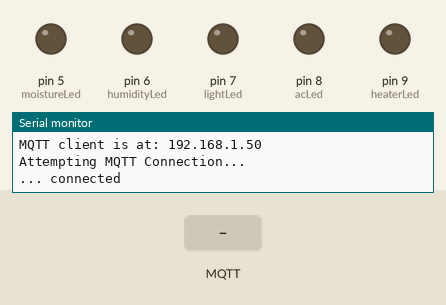
Simulated run of this sketch. Board: Arduino Uno, built with avr-gcc and run on an emulated ATmega328P. Shown: output pins drawn as LEDs (lit = HIGH), the last lines printed to the serial monitor. Inputs (shaded band) come from the test bench. WiFi joins after 1.5 s; servers stay silent unless stated; no MQTT or app messages arrive unless stated.

Above: at 4.2 s.
4.3 s: MQTT message "light" arrives on the first subscribed topic
At 6.2 s:
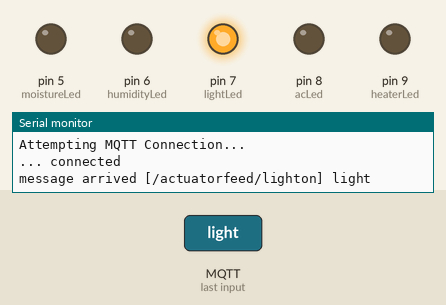
6.5 s: MQTT message "light" arrives on the third subscribed topic
At 7.6 s:
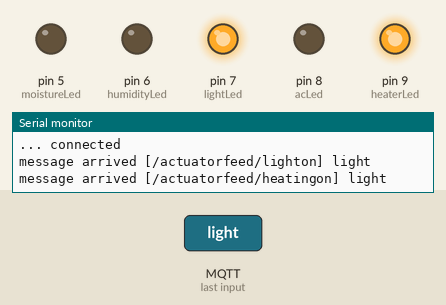
8.0 s: MQTT message "light" arrives on the second subscribed topic
At 8.8 s:
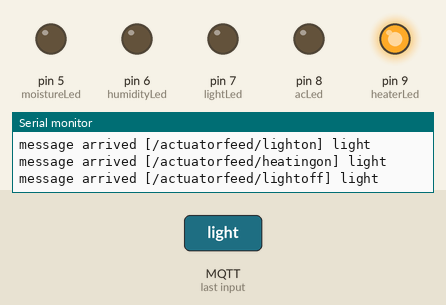
Timing chart, 0 to 11.0 s (numbered marks = the images above; inputs shaded):
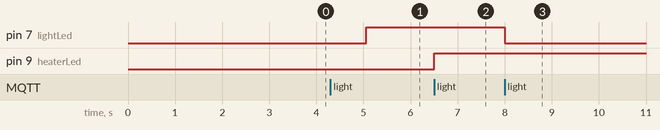

The sketch:

watson_actuator.ino
```cpp
#include <SoftwareSerial.h>
#include <LiquidCrystal.h>
#include <PubSubClient.h>
#include <SPI.h>
#include <Ethernet2.h>

// Needs changing for any different boards code is uploaded to.
byte mac[] = {0x90, 0xA2, 0xDA, 0x11, 0x3C, 0x9A};

// Set fallback network config in case of no DHCP server
IPAddress ip(192, 168, 5, 12);
IPAddress gateway(192, 168, 5, 1);
IPAddress subnet(255, 255, 255, 0);

// Create class instances for MQTT
EthernetClient ethernetClient;
PubSubClient client(ethernetClient);

const uint8_t heaterLed = 9;
const uint8_t acLed = 8;
const uint8_t lightLed = 7;
const uint8_t humidityLed = 6;
const uint8_t moistureLed = 5;


void setup() {
  // Init Serial
  Serial.begin(9600);
  Serial.println(F("Starting MQTT client on arduino ..."));

  // Set MQTT server
  client.setServer("192.168.1.112", 1883);
  client.setCallback(call_Back);

  /*!SET PINS HERE!*/
  // Set input and outputs
  pinMode(heaterLed, OUTPUT);
  pinMode(acLed, OUTPUT);
  pinMode(lightLed, OUTPUT);
  pinMode(humidityLed, OUTPUT);
  pinMode(moistureLed, OUTPUT);

  // Connect to network
  if (Ethernet.begin(mac) == 0){
  // Fallback if no DHCP
  Serial.println(F("Failed to configure ethernet using DHCP"));
  Ethernet.begin(mac, ip);
  }

  // Delay to ensure everything set
  delay(1500);

  Serial.print(F("MQTT client is at: "));
  Serial.println(Ethernet.localIP());

}

void loop() {
  // put your main code here, to run repeatedly:
  // Connect on first instance and then reconnect if any DC occurs
  if (!client.connected()){
    reconnect();
  }

  client.loop();
}

void reconnect() {
  while (!client.connected()) {
    Serial.println(F("Attempting MQTT Connection..."));

    // Connect actuator to broker
    if (client.connect("WatsonActuator", "actuator", "passw0rd")) {
      Serial.println(F("... connected"));


      // Pre-Publish startup values done before subs to prevent improper activation of systems

      client.publish("/datafeed/message-log", "Actuator begun");


      // Subscribe to topics
      client.subscribe("/actuatorfeed/lighton");
      client.subscribe("/actuatorfeed/lightoff");
      client.subscribe("/actuatorfeed/heatingon");
      client.subscribe("/actuatorfeed/heatingoff");
      client.subscribe("/actuatorfeed/acon");
      client.subscribe("/actuatorfeed/acoff");
      client.subscribe("/actuatorfeed/humidityon");
      client.subscribe("/actuatorfeed/humidityoff");
      client.subscribe("/actuatorfeed/moistureon");
      client.subscribe("/actuatorfeed/moistureoff");


      delay(2000);

    }
    // Attempt Reconnect
    else {
      Serial.print(F("Failed, RC = "));
      Serial.print(client.state());
      Serial.println(F(" trying again in ~5 seconds"));

      /*!HARD DELAY USED HERE AS NO NEED PUB OCCURS ON THIS BOARD!*/
      delay(5000);
    }

  }
}

// Function to handle recieving messages from broker
void call_Back(char* topic, byte* payload, unsigned int messLength){
  // Format received data and topic and print to serial
  String t = String(topic);
  char data[messLength+1];
  for (int i = 0; i < messLength; i++){
    data[i] = payload[i];
  }
  data[messLength] = '\0';
  Serial.print(F("message arrived ["));
  Serial.print(topic);
  Serial.print(F("] "));
  Serial.println(data);

  //Sub sorting done to speed up

  if(t.indexOf("light") > 0){
    if(t.indexOf("lighton") > 0){
      digitalWrite(lightLed, HIGH);
    }
    else if(t.indexOf("lightoff") > 0){
      digitalWrite(lightLed, LOW);
    }
    else{
      Serial.println(F("Malformed light topic received"));
    }
  }
  else if(t.indexOf("heating") > 0){
    if(t.indexOf("heatingon") > 0){
      digitalWrite(heaterLed, HIGH);
    }
    else if(t.indexOf("heatingoff") > 0){
      digitalWrite(heaterLed, LOW);
    }
    else{
      Serial.println(F("Malformed heating topic received"));
    }
  }
  else if(t.indexOf("aco") > 0){
    if(t.indexOf("acon") > 0){
      digitalWrite(acLed, HIGH);
    }
    else if(t.indexOf("acoff") > 0){
      digitalWrite(acLed, LOW);
    }
    else{
      Serial.println(F("Malformed AC topic received"));
    }
  }
  else if(t.indexOf("humidity") > 0){
    if(t.indexOf("humidityon") > 0){
      digitalWrite(humidityLed, HIGH);
    }
    else if(t.indexOf("humidityoff") > 0){
      digitalWrite(humidityLed, LOW);
    }
    else{
      Serial.println(F("Malformed humidity topic received"));
    }
  }
  else if(t.indexOf("moisture") > 0){
    if(t.indexOf("moistureon") > 0){
      digitalWrite(moistureLed, HIGH);
    }
    else if(t.indexOf("moistureoff") > 0){
      digitalWrite(moistureLed, LOW);
    }
    else{
      Serial.println(F("Malformed moisture topic received"));
    }
  }

}
```

Measured:
- after the input at 4.3 s, pin 7 (lightLed): LOW → HIGH after 0.76 s
- after the input at 6.5 s, pin 9 (heaterLed): LOW → HIGH at once
- after the input at 8.0 s, pin 7 (lightLed): HIGH → LOW at once
